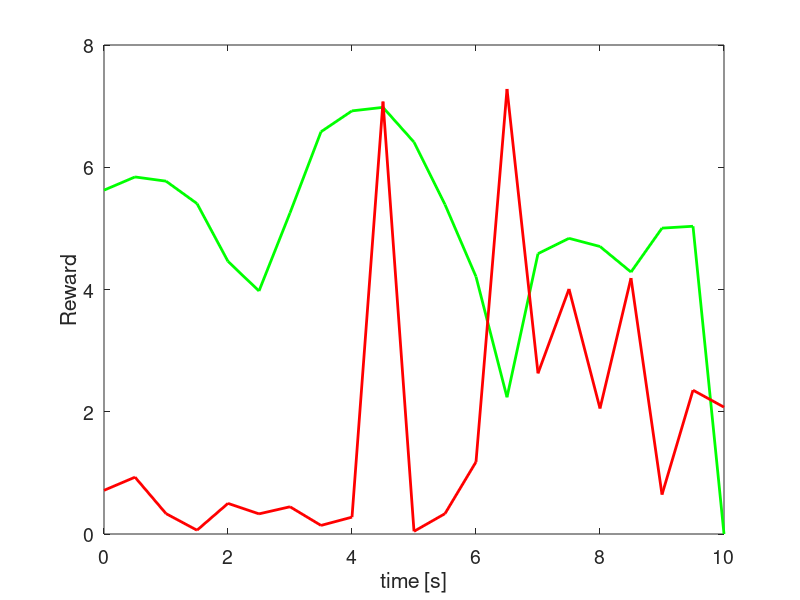

Recreate this plot in MATLAB. (Note: this script raises an error after producing the figure.)
Q_table_4449 = [
        0 5.62522 0.714192;
        1 5.84128 0.929633 ;
        2 5.77263 0.333608 ;
        3 5.40572 0.0618544 ;
        4 4.45982 0.500901 ;
        5 3.97575 0.329471 ;
        6 5.25271 0.445413 ;
        7 6.5807 0.140374 ;
        8 6.92238 0.275802 ;
        9 6.97975 7.07454 ;
        10 6.41082 0.0436552 ;
        11 5.38972 0.332834 ;
        12 4.21014 1.17951 ;
        13 2.23649 7.28052 ;
        14 4.58608 2.62835 ;
        15 4.83737 4.00875 ;
        16 4.70344 2.05319 ;
        17 4.28544 4.18695 ;
        18 5.00401 0.644396 ;
        19 5.0347 2.35307 ;
        20 0 2.0751 ];
        
h5 = figure(); 
plot(Q_table_4449(:,1)*0.5,Q_table_4449(:,2),'g','LineWidth',2);
hold on;
plot(Q_table_4449(:,1)*0.5,Q_table_4449(:,3),'r','LineWidth',2);
set(gca,'FontSize',14);
xlabel('time [s]');
ylabel('Reward');

saveas(h5,[figPath,'Qtable_4449.eps'], 'psc2');